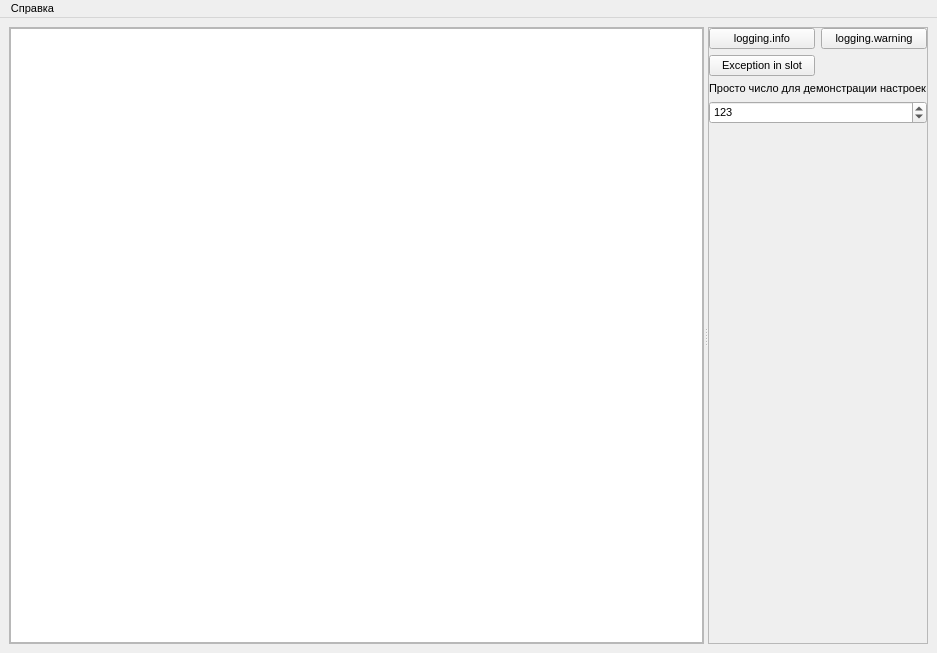
<?xml version="1.0" encoding="UTF-8"?>
<ui version="4.0">
 <class>MainWindow</class>
 <widget class="QMainWindow" name="MainWindow">
  <property name="geometry">
   <rect>
    <x>0</x>
    <y>0</y>
    <width>937</width>
    <height>653</height>
   </rect>
  </property>
  <property name="font">
   <font>
    <pointsize>8</pointsize>
   </font>
  </property>
  <property name="windowTitle">
   <string>title</string>
  </property>
  <property name="windowIcon">
   <iconset>
    <normaloff>../main_icon.ico</normaloff>../main_icon.ico</iconset>
  </property>
  <widget class="QWidget" name="centralwidget">
   <layout class="QGridLayout" name="gridLayout_2">
    <item row="0" column="0">
     <widget class="QSplitter" name="mw_splitter_1">
      <property name="orientation">
       <enum>Qt::Horizontal</enum>
      </property>
      <widget class="QFrame" name="frame">
       <property name="sizePolicy">
        <sizepolicy hsizetype="Expanding" vsizetype="Preferred">
         <horstretch>1</horstretch>
         <verstretch>0</verstretch>
        </sizepolicy>
       </property>
       <property name="frameShape">
        <enum>QFrame::StyledPanel</enum>
       </property>
       <property name="frameShadow">
        <enum>QFrame::Raised</enum>
       </property>
       <layout class="QGridLayout" name="gridLayout">
        <property name="leftMargin">
         <number>0</number>
        </property>
        <property name="topMargin">
         <number>0</number>
        </property>
        <property name="rightMargin">
         <number>0</number>
        </property>
        <property name="bottomMargin">
         <number>0</number>
        </property>
        <item row="0" column="0">
         <widget class="QTextEdit" name="log_text_edit"/>
        </item>
       </layout>
      </widget>
      <widget class="QFrame" name="frame_2">
       <property name="frameShape">
        <enum>QFrame::StyledPanel</enum>
       </property>
       <property name="frameShadow">
        <enum>QFrame::Raised</enum>
       </property>
       <layout class="QGridLayout" name="gridLayout_4">
        <property name="leftMargin">
         <number>0</number>
        </property>
        <property name="topMargin">
         <number>0</number>
        </property>
        <property name="rightMargin">
         <number>0</number>
        </property>
        <property name="bottomMargin">
         <number>0</number>
        </property>
        <item row="4" column="0">
         <spacer name="verticalSpacer">
          <property name="orientation">
           <enum>Qt::Vertical</enum>
          </property>
          <property name="sizeHint" stdset="0">
           <size>
            <width>20</width>
            <height>40</height>
           </size>
          </property>
         </spacer>
        </item>
        <item row="0" column="0">
         <widget class="QPushButton" name="logging_info_button">
          <property name="text">
           <string>logging.info</string>
          </property>
         </widget>
        </item>
        <item row="1" column="0">
         <widget class="QPushButton" name="exception_in_slot_button">
          <property name="text">
           <string>Exception in slot</string>
          </property>
         </widget>
        </item>
        <item row="2" column="0" colspan="2">
         <widget class="QLabel" name="label">
          <property name="text">
           <string>Просто число для демонстрации настроек</string>
          </property>
         </widget>
        </item>
        <item row="0" column="1">
         <widget class="QPushButton" name="logging_warning_button">
          <property name="text">
           <string>logging.warning</string>
          </property>
         </widget>
        </item>
        <item row="3" column="0" colspan="2">
         <widget class="QSpinBox" name="some_spinbox">
          <property name="maximum">
           <number>999999999</number>
          </property>
          <property name="value">
           <number>123</number>
          </property>
         </widget>
        </item>
       </layout>
      </widget>
     </widget>
    </item>
   </layout>
  </widget>
  <widget class="QMenuBar" name="menubar">
   <property name="geometry">
    <rect>
     <x>0</x>
     <y>0</y>
     <width>937</width>
     <height>21</height>
    </rect>
   </property>
   <widget class="QMenu" name="menu">
    <property name="title">
     <string>Справка</string>
    </property>
    <addaction name="about_action"/>
   </widget>
   <addaction name="menu"/>
  </widget>
  <action name="open_about_action">
   <property name="text">
    <string>О программе...</string>
   </property>
  </action>
  <action name="russian_language_action">
   <property name="checkable">
    <bool>true</bool>
   </property>
   <property name="text">
    <string>Русский</string>
   </property>
  </action>
  <action name="english_language_action">
   <property name="checkable">
    <bool>true</bool>
   </property>
   <property name="text">
    <string>English</string>
   </property>
  </action>
  <action name="about_action">
   <property name="text">
    <string>О программе...</string>
   </property>
  </action>
 </widget>
 <resources>
  <include location="../qt_utils/resources/icons.qrc"/>
 </resources>
 <connections/>
</ui>
